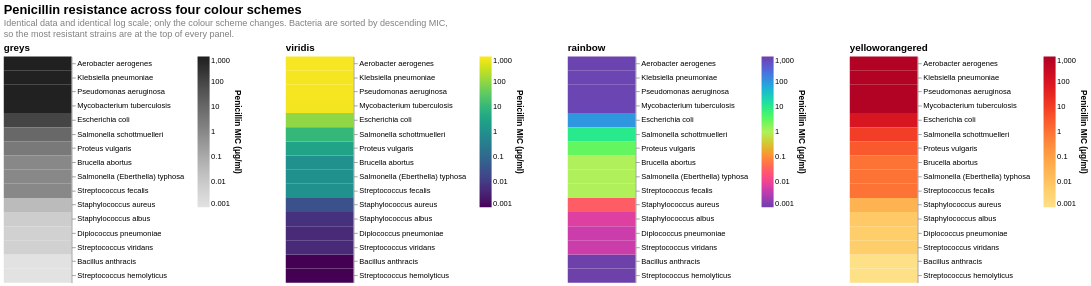

Write notebook code for a chart like this one.
### Markdown cell above
## The small multiple

Only the colour scheme changes between panels — data, sort order and scale are
identical, so any difference you see is the scheme's doing.

Two details matter. The colour scale stays **logarithmic**, because MIC spans
six orders of magnitude and on a linear scale every value but the largest
collapses into one end of the ramp. And the panels need
`resolve_scale(color='independent')`: concatenated charts share one colour scale
by default, so without it all four panels render in the first scheme.

### Code cell
# --------------------------------------------------------------------------
# The chart: the penicillin-resistance heatmap, repeated once per scheme.
# MIC is a concentration spanning 0.001-1000 ug/ml, so the colour scale stays
# logarithmic - on a linear scale every value but the largest collapses into
# one end of the ramp.
# --------------------------------------------------------------------------
def heatmap(scheme):
    return alt.Chart(antibiotics, title=scheme).mark_rect().encode(
        alt.Y('Bacteria:N',
              sort=alt.EncodingSortField(field='Penicillin', op='max',
                                         order='descending'),
              axis=alt.Axis(orient='right', title=None)),
        alt.Color('Penicillin:Q',
                  scale=alt.Scale(type='log', scheme=scheme, nice=True),
                  legend=alt.Legend(titleOrient='right', tickCount=5),
                  title='Penicillin MIC (μg/ml)'),
        tooltip=['Bacteria:N', alt.Tooltip('Penicillin:Q', title='MIC (μg/ml)'),
                 'Gram_Staining:N'],
    ).properties(width=90, height=300)

small_multiple = alt.hconcat(
    *[heatmap(s) for s in SCHEMES], spacing=58
).resolve_scale(
    # without this the panels share one colour scale and every panel renders
    # in the first scheme
    color='independent'
).properties(
    title=alt.TitleParams(
        text='Penicillin resistance across four colour schemes',
        subtitle=['Identical data and identical log scale; only the colour scheme '
                  'changes. Bacteria are sorted by descending MIC,',
                  'so the most resistant strains are at the top of every panel.'],
        anchor='start', fontSize=17, subtitleColor='gray', subtitleFontSize=12),
).configure_title(anchor='start', offset=5).configure_view(stroke=None)

small_multiple

### Figure 1 — Vega-Lite specification as saved in the notebook (floating-point values rounded to 4 significant figures)
{"config": {"view": {"continuousWidth": 300, "continuousHeight": 300, "stroke": null}, "title": {"anchor": "start", "offset": 5}}, "hconcat": [{"mark": {"type": "rect"}, "encoding": {"color": {"field": "Penicillin", "legend": {"tickCount": 5, "titleOrient": "right"}, "scale": {"nice": true, "scheme": "greys", "type": "log"}, "title": "Penicillin MIC (μg/ml)", "type": "quantitative"}, "tooltip": [{"field": "Bacteria", "type": "nominal"}, {"field": "Penicillin", "title": "MIC (μg/ml)", "type": "quantitative"}, {"field": "Gram_Staining", "type": "nominal"}], "y": {"axis": {"orient": "right", "title": null}, "field": "Bacteria", "sort": {"field": "Penicillin", "op": "max", "order": "descending"}, "type": "nominal"}}, "height": 300, "title": "greys", "width": 90}, {"mark": {"type": "rect"}, "encoding": {"color": {"field": "Penicillin", "legend": {"tickCount": 5, "titleOrient": "right"}, "scale": {"nice": true, "scheme": "viridis", "type": "log"}, "title": "Penicillin MIC (μg/ml)", "type": "quantitative"}, "tooltip": [{"field": "Bacteria", "type": "nominal"}, {"field": "Penicillin", "title": "MIC (μg/ml)", "type": "quantitative"}, {"field": "Gram_Staining", "type": "nominal"}], "y": {"axis": {"orient": "right", "title": null}, "field": "Bacteria", "sort": {"field": "Penicillin", "op": "max", "order": "descending"}, "type": "nominal"}}, "height": 300, "title": "viridis", "width": 90}, {"mark": {"type": "rect"}, "encoding": {"color": {"field": "Penicillin", "legend": {"tickCount": 5, "titleOrient": "right"}, "scale": {"nice": true, "scheme": "rainbow", "type": "log"}, "title": "Penicillin MIC (μg/ml)", "type": "quantitative"}, "tooltip": [{"field": "Bacteria", "type": "nominal"}, {"field": "Penicillin", "title": "MIC (μg/ml)", "type": "quantitative"}, {"field": "Gram_Staining", "type": "nominal"}], "y": {"axis": {"orient": "right", "title": null}, "field": "Bacteria", "sort": {"field": "Penicillin", "op": "max", "order": "descending"}, "type": "nominal"}}, "height": 300, "title": "rainbow", "width": 90}, {"mark": {"type": "rect"}, "encoding": {"color": {"field": "Penicillin", "legend": {"tickCount": 5, "titleOrient": "right"}, "scale": {"nice": true, "scheme": "yelloworangered", "type": "log"}, "title": "Penicillin MIC (μg/ml)", "type": "quantitative"}, "tooltip": [{"field": "Bacteria", "type": "nominal"}, {"field": "Penicillin", "title": "MIC (μg/ml)", "type": "quantitative"}, {"field": "Gram_Staining", "type": "nominal"}], "y": {"axis": {"orient": "right", "title": null}, "field": "Bacteria", "sort": {"field": "Penicillin", "op": "max", "order": "descending"}, "type": "nominal"}}, "height": 300, "title": "yelloworangered", "width": 90}], "data": {"name": "data-8833440f737304311e72aeeffd7b9881"}, "resolve": {"scale": {"color": "independent"}}, "spacing": 58, "title": {"text": "Penicillin resistance across four colour schemes", "anchor": "start", "fontSize": 17, "subtitle": ["Identical data and identical log scale; only the colour scheme changes. Bacteria are sorted by descending MIC,", "so the most resistant strains are at the top of every panel."], "subtitleColor": "gray", "subtitleFontSize": 12}, "$schema": "https://vega.github.io/schema/vega-lite/v5.8.0.json", "datasets": {"data-8833440f737304311e72aeeffd7b9881": [{"Bacteria": "Aerobacter aerogenes", "Penicillin": 870.0, "Streptomycin": 1.0, "Neomycin": 1.6, "Gram_Staining": "negative", "Genus": "other"}, {"Bacteria": "Bacillus anthracis", "Penicillin": 0.001, "Streptomycin": 0.01, "Neomycin": 0.007, "Gram_Staining": "positive", "Genus": "other"}, {"Bacteria": "Brucella abortus", "Penicillin": 1.0, "Streptomycin": 2.0, "Neomycin": 0.02, "Gram_Staining": "negative", "Genus": "other"}, {"Bacteria": "Diplococcus pneumoniae", "Penicillin": 0.005, "Streptomycin": 11.0, "Neomycin": 10.0, "Gram_Staining": "positive", "Genus": "other"}, {"Bacteria": "Escherichia coli", "Penicillin": 100.0, "Streptomycin": 0.4, "Neomycin": 0.1, "Gram_Staining": "negative", "Genus": "other"}, {"Bacteria": "Klebsiella pneumoniae", "Penicillin": 850.0, "Streptomycin": 1.2, "Neomycin": 1.0, "Gram_Staining": "negative", "Genus": "other"}, {"Bacteria": "Mycobacterium tuberculosis", "Penicillin": 800.0, "Streptomycin": 5.0, "Neomycin": 2.0, "Gram_Staining": "negative", "Genus": "other"}, {"Bacteria": "Proteus vulgaris", "Penicillin": 3.0, "Streptomycin": 0.1, "Neomycin": 0.1, "Gram_Staining": "negative", "Genus": "other"}, {"Bacteria": "Pseudomonas aeruginosa", "Penicillin": 850.0, "Streptomycin": 2.0, "Neomycin": 0.4, "Gram_Staining": "negative", "Genus": "other"}, {"Bacteria": "Salmonella (Eberthella) typhosa", "Penicillin": 1.0, "Streptomycin": 0.4, "Neomycin": 0.008, "Gram_Staining": "negative", "Genus": "Salmonella"}, {"Bacteria": "Salmonella schottmuelleri", "Penicillin": 10.0, "Streptomycin": 0.8, "Neomycin": 0.09, "Gram_Staining": "negative", "Genus": "Salmonella"}, {"Bacteria": "Staphylococcus albus", "Penicillin": 0.007, "Streptomycin": 0.1, "Neomycin": 0.001, "Gram_Staining": "positive", "Genus": "Staphylococcus"}, {"Bacteria": "Staphylococcus aureus", "Penicillin": 0.03, "Streptomycin": 0.03, "Neomycin": 0.001, "Gram_Staining": "positive", "Genus": "Staphylococcus"}, {"Bacteria": "Streptococcus fecalis", "Penicillin": 1.0, "Streptomycin": 1.0, "Neomycin": 0.1, "Gram_Staining": "positive", "Genus": "Streptococcus"}, {"Bacteria": "Streptococcus hemolyticus", "Penicillin": 0.001, "Streptomycin": 14.0, "Neomycin": 10.0, "Gram_Staining": "positive", "Genus": "Streptococcus"}, {"Bacteria": "Streptococcus viridans", "Penicillin": 0.005, "Streptomycin": 10.0, "Neomycin": 40.0, "Gram_Staining": "positive", "Genus": "Streptococcus"}]}}
